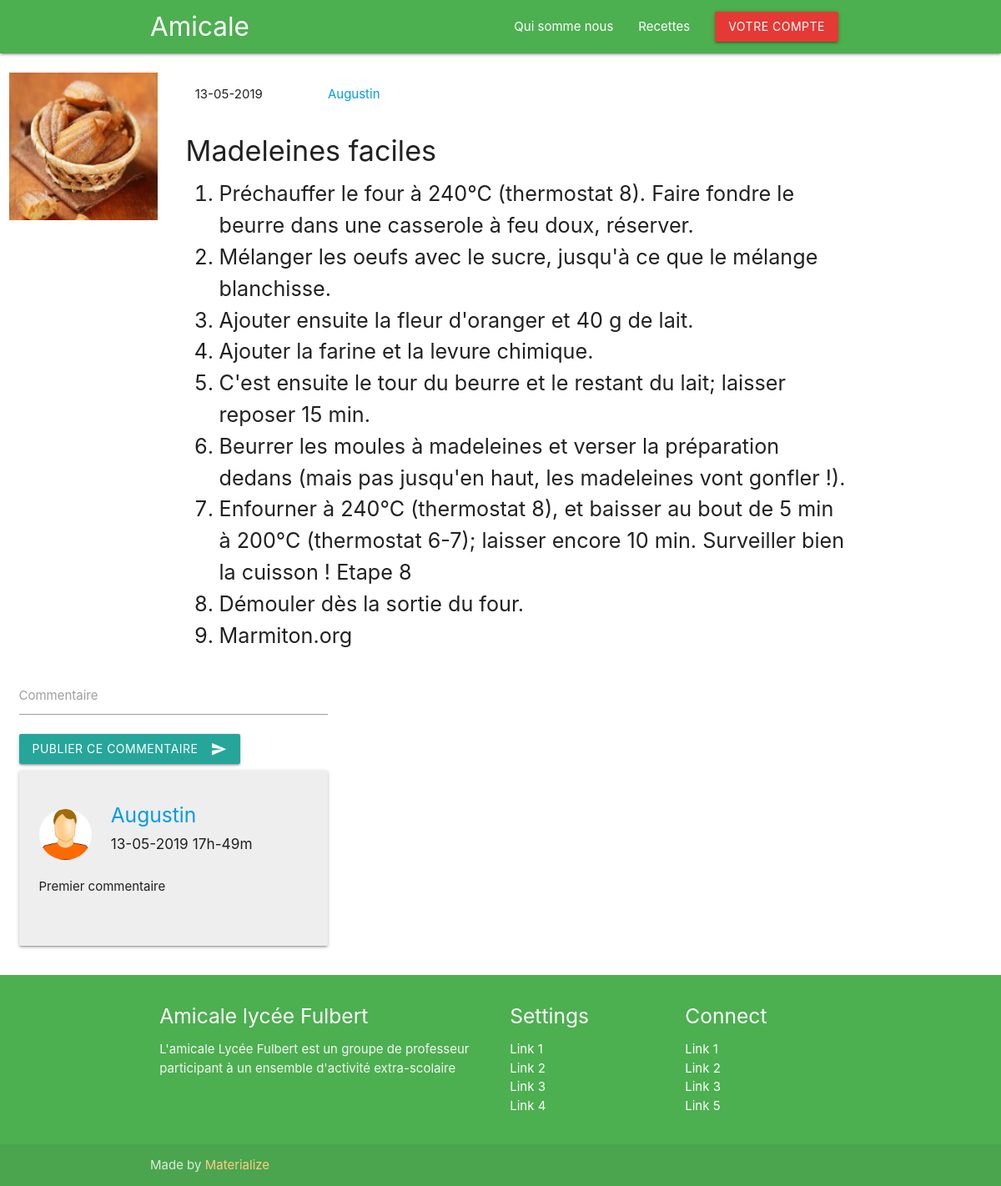
/recette/1, run on the app's committed database.
### flask_asso/models.py (models this page shows, shortened)
class Post(db.Model):
	id = db.Column(db.Integer, primary_key=True, autoincrement=True)
	title = db.Column(db.String(100), unique=True, nullable=False)
	date_posted = db.Column(db.DateTime, nullable=False, default=datetime.now)
	content = db.Column(db.PickleType(), nullable=False)
	image_recipe = db.Column(db.String(20), nullable=False, default='recipe.jpg')
	user_id = db.Column(db.Integer, db.ForeignKey('user.id'), nullable=False)
	comments = db.relationship('Comment', backref='recette', lazy=True, cascade="all, delete-orphan")

class User(db.Model, UserMixin):
	id = db.Column(db.Integer, primary_key=True, autoincrement=True)
	username = db.Column(db.String(20), unique=True, nullable=False)
	email = db.Column(db.String(120), unique=True, nullable=False)
	image_file = db.Column(db.String(20), nullable=False, default='default'+ str(randint(1, 9))+'.jpg')
	password = db.Column(db.String(60), nullable=False)
	posts = db.relationship('Post', backref='author', lazy=True, cascade="all, delete-orphan")
	comment = db.relationship('Comment', backref='author', lazy=True, cascade="all, delete-orphan")

class Comment(db.Model):
	id = db.Column(db.Integer, primary_key=True, autoincrement=True)
	content = db.Column(db.Text, nullable=False)
	date_posted = db.Column(db.DateTime, nullable=False, default=datetime.now)
	recette_id = db.Column(db.Integer, db.ForeignKey('post.id'), nullable=False)
	author_id = db.Column(db.Integer, db.ForeignKey('user.id'), nullable = False)

### flask_asso/routes.py (the view)
@app.route('/recette/<int:post_id>', methods=['GET', 'POST'])
def recette(post_id):
	form = Comments()
	post = Post.query.get_or_404(post_id)
	comments = Comment.query.filter_by(recette_id=post_id).order_by(Comment.date_posted.desc()).all()
	if form.validate_on_submit():
		comment = Comment(content=form.content.data, author_id=current_user.id, recette_id=post_id)
		db.session.add(comment)
		db.session.commit()
		flash('Votre commentaire a bien été créé', 'green lighten-3')
		return redirect(url_for('recette', post_id=post.id))
	profile_file = url_for('static', filename='profile_pics/')
	recipe_file = url_for('static', filename='recipe_pics/')
	return render_template('recette.html', title=post.title, profile_file=profile_file, recipe_file=recipe_file, post=post, form=form, comments=comments)

### flask_asso/forms.py
class Comments(FlaskForm):
	content = StringField('Commentaire', validators=[DataRequired()])
	submit = SubmitField('Poster le Commentaire')

### flask_asso/templates/recette.html (shortened to what this page needs)
{% extends "layout.html" %}
{% block content %}
	<br>
	<div class=row>
		<div class="col s12 m2">
			<img class="responsive-img" src="{{ recipe_file + post.image_recipe }}">
		</div>
		<div class="col s12 m10">
			<div class="col s12">
				<p class="col s6 m2">{{post.date_posted.strftime('%d-%m-%Y')}}</p>
				<p><a href="{{ url_for('compte_recette', username=post.author.username) }}" class="col s6 m2">{{ post.author.username }}</a></p>
			</div>
			<div class="col s12 m10">
				<h4>{{ post.title }}</h4>
				<ol>
				{% for content in post.content%}
					<li class="flow-text">{{ content }}</li>
				{% endfor %}
				</ol>
			</div>
		</div>
		<br>
		<div class="col s12">
			<form  method="POST" action="" >
				<div class="input-field col s12 m4">
					{{ form.content(id="comment", class="materialize-textarea validate")}}
					{{ form.content.label(for="comment") }}
				</div>
		    	<div class="col s12">
					<button class="btn waves-effect waves-light" type="submit" name="action">Publier ce commentaire
						<i class="material-icons right">send</i>
					</button>
				</div>
			</form>
		</div>
		<br>
		<div class="col s12">
			<div class="col m4">
				{% for comment in comments %}
					<div class="card-panel grey lighten-3 z-depth-1">
						<div class="row">
							<div class="col s3">
								<br>
								<img src="{{ profile_file + comment.author.image_file }}" alt="" class="circle responsive-img">
							</div>
							<div class="card-content col s7">
								<span class="card-title"><h5><a href="{{ url_for('compte_recette', username=comment.author.username) }}">{{ comment.author.username }}</a></h5><h6>{{ comment.date_posted.strftime('%d-%m-%Y %Hh-%Mm') }}</h6></span>
							</div>
							<p class="col s12">{{ comment.content }}</p>
						</div>
					</div>
				{% endfor %}
			</div>
		</div>
	</div>
{% endblock content %}

### flask_asso/templates/layout.html (shortened to what this page needs)
<!DOCTYPE html>
<html lang="fr">
<head>
  <link href="{{url_for('static', filename='materialize.css')}}" type="text/css" rel="stylesheet" media="screen,projection"/>
  <link href="{{url_for('static', filename='style.css')}}" type="text/css" rel="stylesheet" media="screen,projection"/>
</head>
<body>
  <nav class="green" role="navigation">
    <div class="nav-wrapper container"><a id="logo-container" href="{{ url_for('home') }}" class="brand-logo">Amicale</a>
      <ul class="right hide-on-med-and-down">
        <li><a href="#">Qui somme nous</a></li>
        {% if current_user.is_authenticated %}
          <li><a href="{{ url_for('recettes') }}">Recettes</a></li>
          <li><a href="{{ url_for('nouvelle_recette') }}">Nouvelle recette</a></li>
          <li><a href="{{ url_for('compte') }}" class="wave-effect red darken-1 btn">Votre compte</a></li>
          <li><a href="{{ url_for('deconnexion') }}">Se déconnecter</a></li>
        {% else %}
          <li><a href="{{ url_for('recettes') }}">Recettes</a></li>
          <li><a href="{{ url_for('connexion') }}" class="wave-effect red darken-1 btn">Votre compte</a></li>
        {% endif %}
      </ul>
    </div>
  </nav>
    <div id="block_content">
    {% block content %}{% endblock %}
    </div>
  <footer class="page-footer green">
    <div class="container">
      <div class="row">
        <div class="col l6 s12">
          <h5 class="white-text">Amicale lycée Fulbert</h5>
          <p class="grey-text text-lighten-4">L'amicale Lycée Fulbert est un groupe de professeur participant à un ensemble d'activité extra-scolaire</p>
        </div>
        <div class="col l3 s12">
          <h5 class="white-text">Settings</h5>
          <ul>
            <li><a class="white-text" href="#!">Link 1</a></li>
            <li><a class="white-text" href="#!">Link 2</a></li>
            <li><a class="white-text" href="#!">Link 3</a></li>
            <li><a class="white-text" href="#!">Link 4</a></li>
          </ul>
        </div>
        <div class="col l3 s12">
          <h5 class="white-text">Connect</h5>
          <ul>
            <li><a class="white-text" href="#!">Link 1</a></li>
            <li><a class="white-text" href="#!">Link 2</a></li>
            <li><a class="white-text" href="#!">Link 3</a></li>
            <li><a class="white-text" href="#!">Link 5</a></li>
          </ul>
        </div>
      </div>
    </div>
    <div class="footer-copyright">
      <div class="container">
      Made by <a class="orange-text text-lighten-3" href="http://materializecss.com">Materialize</a>
      </div>
    </div>
  </footer>
  </body>
</html>

### flask_asso/static/style.css (style rules this page uses)
#block_content { min-height: 700px; }

### data on the page
Post: image_recipe (picture), date_posted "13-05-2019", title "Madeleines faciles"
User: author.username "Augustin"
Comment: image_file (placeholder picture), author.username "Augustin", date_posted "13-05-2019 17h-49m", content "Premier commentaire"

### other printed values
{{ content }} "Préchauffer le four à 240°C (thermostat 8). Faire fondre le beurre dans une casserole à feu doux, réserver." "Mélanger les oeufs avec le sucre, jusqu'à ce que le mélange blanchisse." "Ajouter ensuite la fleur d'oranger et 40 g de lait." "Ajouter la farine et la levure chimique." "C'est ensuite le tour du beurre et le restant du lait; laisser reposer 15 min." "Beurrer les moules à madeleines et verser la préparation dedans (mais pas jusqu'en haut, les madeleines vont gonfler !)." "Enfourner à 240°C (thermostat 8), et baisser au bout de 5 min à 200°C (thermostat 6-7); laisser encore 10 min. Surveiller bien la cuisson ! Etape 8" "Démouler dès la sortie du four." "Marmiton.org"
